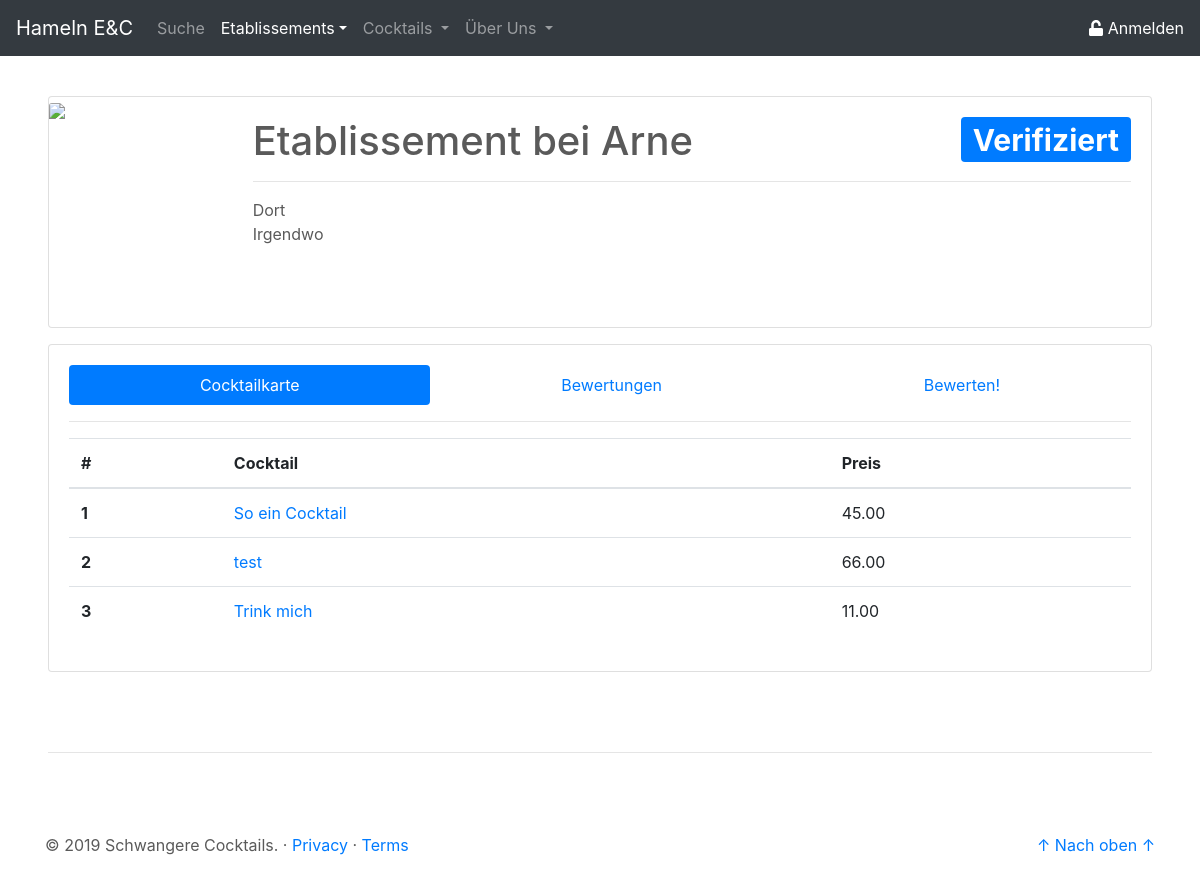
Screenshot of /site/etablissement_details.php?etab_id=6 with the database file from the repository.
### tables this page shows
CREATE TABLE `etab` (
  `id` int(11) NOT NULL,
  `name` varchar(50) NOT NULL,
  `ort` varchar(50) NOT NULL,
  `anschrift` varchar(50) NOT NULL,
  `verifiziert` tinyint(1) NOT NULL DEFAULT '0',
  `img` blob NOT NULL
);

CREATE TABLE `cock_etab` (
  `id` int(11) NOT NULL,
  `etab_id` int(11) NOT NULL,
  `cock_id` int(11) NOT NULL,
  `preis` decimal(10,2) NOT NULL
);

CREATE TABLE `cock` (
  `id` int(11) NOT NULL,
  `name` varchar(50) NOT NULL,
  `beschreibung` text NOT NULL,
  `img` blob NOT NULL
);

### php/db/select_etabInfo.php (called while the page is built, shortened)
<?php
$pdo = new PDO('mysql:host=localhost;dbname=dbprog', 'root', '');
$statement = $pdo->prepare(
    "SELECT e.id as id,
			e.name as name,
			e.anschrift as anschrift,
			e.ort as ort,
			e.img as img,
			e.verifiziert as verifiziert
	 FROM etab e
	 WHERE e.id = :etab_id");
$result = $statement->execute(array('etab_id' => $etabId));
$etabInfo = $statement->fetch();

### php/db/select_cocktailkarte.php (called while the page is built, shortened)
<?php
$pdo = new PDO('mysql:host=localhost;dbname=dbprog', 'root', '');
if(isset($cockId)){
	$statement = $pdo->prepare(
		"SELECT e.id as id
			   ,e.name as name
			   ,e.ort as ort
			   ,ce.preis as preis
			   ,AVG(bc.wert) as wert
		 FROM cock_etab ce
			JOIN etab e
				ON e.id = ce.etab_id
			LEFT JOIN bew_cock bc
				ON ce.id = bc.cock_etab_id
		 WHERE ce.cock_id = :cock_id
		 GROUP BY e.id
				 ,e.name
				 ,e.ort
				 ,ce.preis
				 ,ce.cock_id");
	$result = $statement->execute(array('cock_id' => $cockId));
} else {
	$statement = $pdo->prepare(
		"SELECT c.id as id,
				c.name as name,
				ce.preis as preis
		 FROM cock_etab ce
		 	JOIN cock c
			 	ON c.id = ce.cock_id
		 WHERE ce.etab_id = :etab_id");
$result = $statement->execute(array('etab_id' => $etabId));
}
$cocktailkarte = $statement->fetchAll();

### site/etablissement_details.php (the view, shortened to what this page needs)
<?php
$etabId = $_GET['etab_id'];
include('../php/db/select_etabInfo.php');
include('../php/db/select_cocktailkarte.php');
?>
<!doctype html>
<html lang="de">
<head>
	<link rel="stylesheet" href="https://stackpath.bootstrapcdn.com/bootstrap/4.3.1/css/bootstrap.min.css">
	<link href="../css/csstoolbox.css" rel="stylesheet">
</head>
<body>
	<header>
		<?php
		include('../php/buildHeader.php');
		?>
	</header>
	<main role="main">
		<div class="mt-5 ml-5 mr-5">
			<div class="card mb-3" width="100%" style="max-height: 360px;">
				<div class="row no-gutters">
					<div class="col-md-2">
						<?php
						if ($etabInfo["img"] == null)
							echo '<img src="../res/placeholder_no_image.svg" class="card-img-top">';
						else
							echo '<img src="../php/get_img.php?etab_id=' . $etabInfo["id"] . '" class="card-img-top">';
						?>
					</div>
					<div class="col-md-10">
						<div class="card-body d-flex flex-column" style="height: 230px;">
							<div>
								<h1 class="card-title"> <?php echo $etabInfo["name"];
														if ($etabInfo["verifiziert"] == 1) {
															echo '
									<span class="badge badge-primary float-right">Verifiziert</span>';
														} else {
															echo '
									<span class="badge badge-warning float-right">Nicht verifiziert</span>';
														} ?>
								</h1>
								<hr>
							</div>
							<div>
								<p class="card-text"> <?php echo $etabInfo["ort"] . '<br>' . $etabInfo["anschrift"]; ?> </p>
							</div>
						</div>
					</div>
				</div>
			</div>
			<div class="card card-body">
				<ul class="nav nav-pills flex-column flex-sm-row" id="etabDetail-tab" role="tablist">
					<li class="flex-sm-fill text-sm-center nav-item">
						<a class="nav-link active" id="cocktailKarte-tab" data-toggle="pill" href="#cocktailKarte" role="tab" aria-controls="cocktailKarte" aria-selected="true">Cocktailkarte</a>
					</li>
					<li class="flex-sm-fill text-sm-center nav-item">
						<a class="nav-link" id="bewertungen-tab" data-toggle="pill" href="#bewertungen" role="tab" aria-controls="bewertungen" aria-selected="false">Bewertungen</a>
					</li>
					<li class="flex-sm-fill text-sm-center nav-item">
						<a class="nav-link" id="bewerten-tab" data-toggle="pill" href="#bewerten" role="tab" aria-controls="bewerten" aria-selected="false">Bewerten!</a>
					</li>
				</ul>
				<hr>
				<div class="tab-content" id="etabDetail-tabContent">
					<div class="tab-pane fade show active" id="cocktailKarte" role="tabpanel" aria-labelledby="cocktailKarte-tab">
						<?php echo '
						<table class="table">
							<thead>
								<tr>
									<th scope="col">#</th>
									<th scope="col">Cocktail</th>
									<th scope="col">Preis</th>
								</tr>
							</thead>
							<tbody>';
						for ($i = 0; $i < count($cocktailkarte); $i++) {
							echo '<tr>';
							echo '<th scope="row">' . ($i + 1) . '</th>';
							echo '<td> <a class="" href="cocktail_details.php?cock_id= ' . $cocktailkarte[$i]["id"] . '">' . $cocktailkarte[$i]["name"] . '</a></td>';
							echo '<td>' . $cocktailkarte[$i]["preis"] . '</td>';
							echo '</tr>';
						}
						echo '</tbody></table>';
						?>
					</div>
				</div>
			</div>
		</div>
	</main>
	<hr class="ct-hr-divider ml-5 mr-5">
	<footer role="footer" class="container">
		<?php
		include('../php/buildFooter.php');
		?>
	</footer>
</body>
</html>

### css/csstoolbox.css (style rules this page uses)
body { padding-top: 3rem; padding-bottom: 3rem; margin: auto; color: #5a5a5a; }
.ct-hr-divider { margin: 5rem; }

### rows the page displays
etab: name "Etablissement bei Arne", ort "Dort", anschrift "Irgendwo"
cock_etab: cock.name "So ein Cocktail", preis "45.00"
cock_etab: cock.name "test", preis "66.00"
cock_etab: cock.name "Trink mich", preis "11.00"
